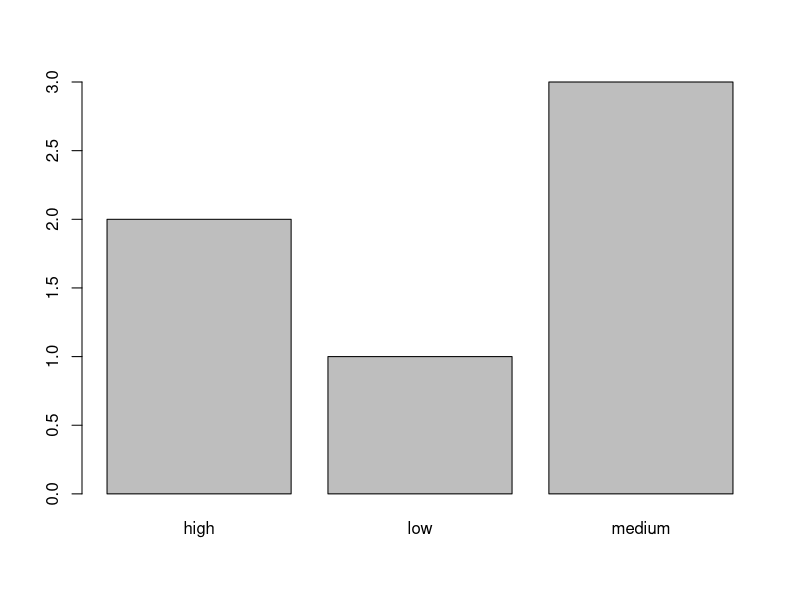
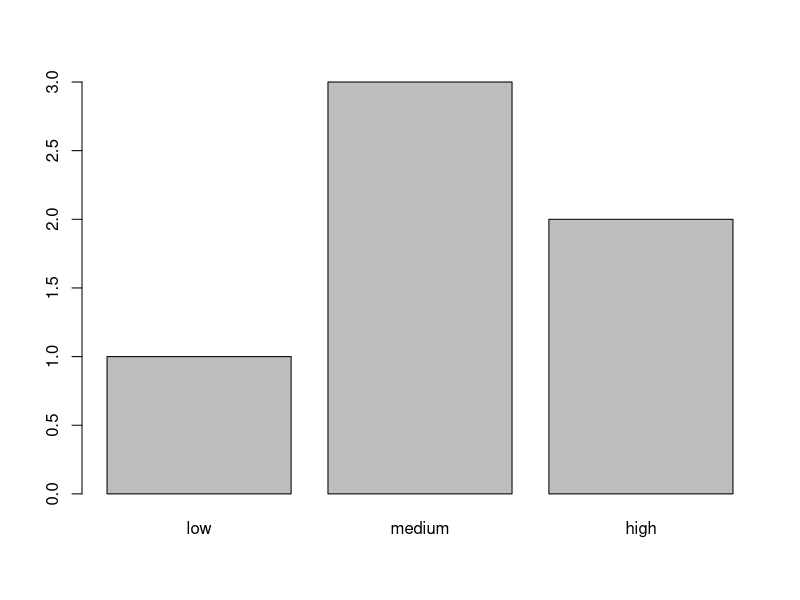

These figures' R source, in order:
## ---- chunk 1
setwd(dir="~/Dropbox/berkeley/Git-Repos/PS239T/06_r-basics/")
## ---- chunk 2
rm(list=ls())
## ---- chunk 3
titles <- c("Dog Day Afternoon", "The Graduate", "Breakfast Club")
year <- c(1975, 1967, 1985)
bechdel <- c(TRUE, FALSE, TRUE)
## ---- chunk 4
movies <- list(titles, year, bechdel)
## ---- chunk 5
str(movies)
## ---- chunk 6
f <- factor(c("low","medium","high","medium","high","medium"))
table(f)
barplot(table(f))
## ---- chunk 7
f <- factor(f, levels = c("low", "medium", "high"))

# Test your code
barplot(table(f))
## ---- chunk 8
movies_df <- as.data.frame(movies)
## ---- chunk 9
names(movies) <- c("film", "year", "bechtel")
